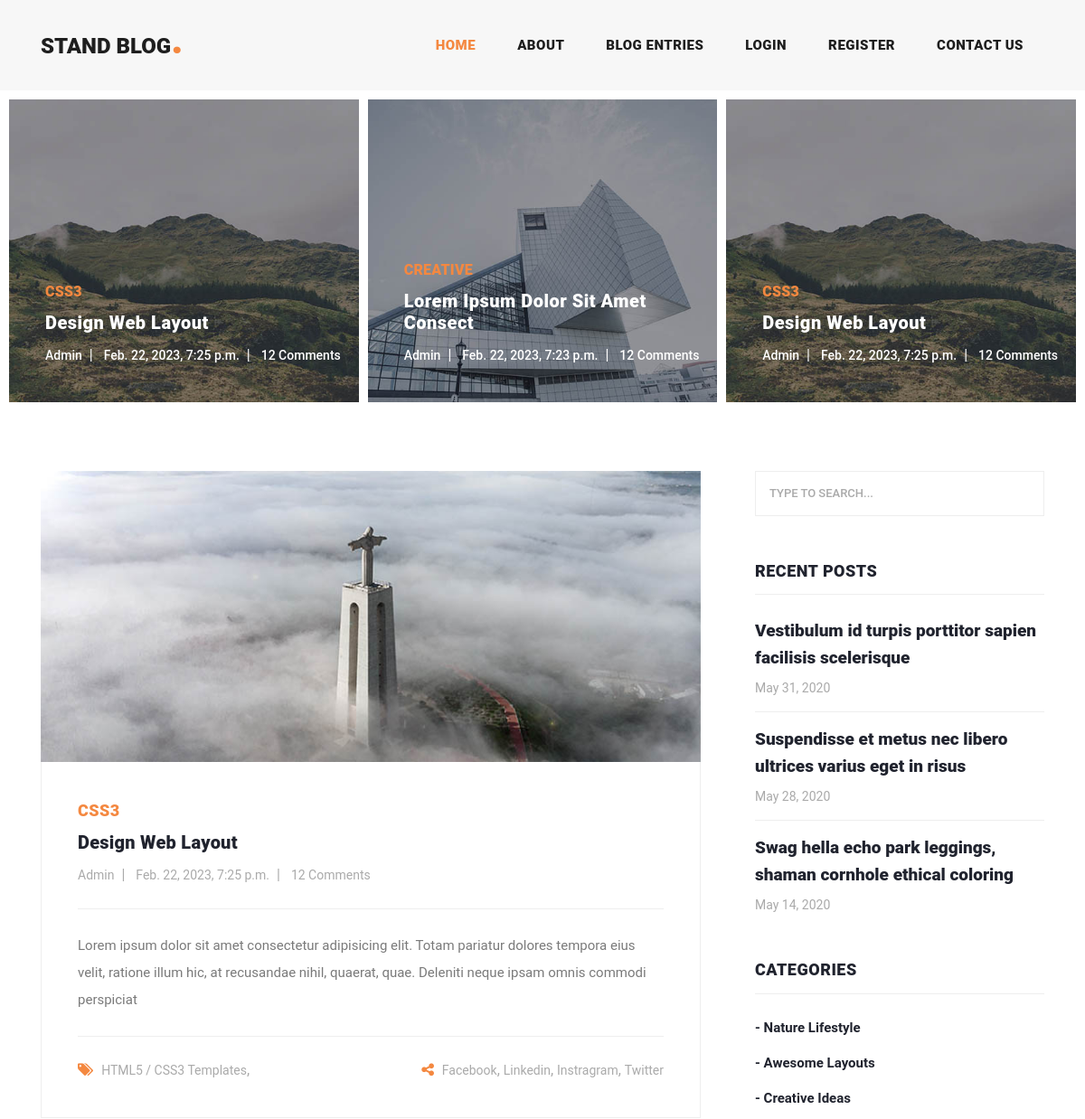
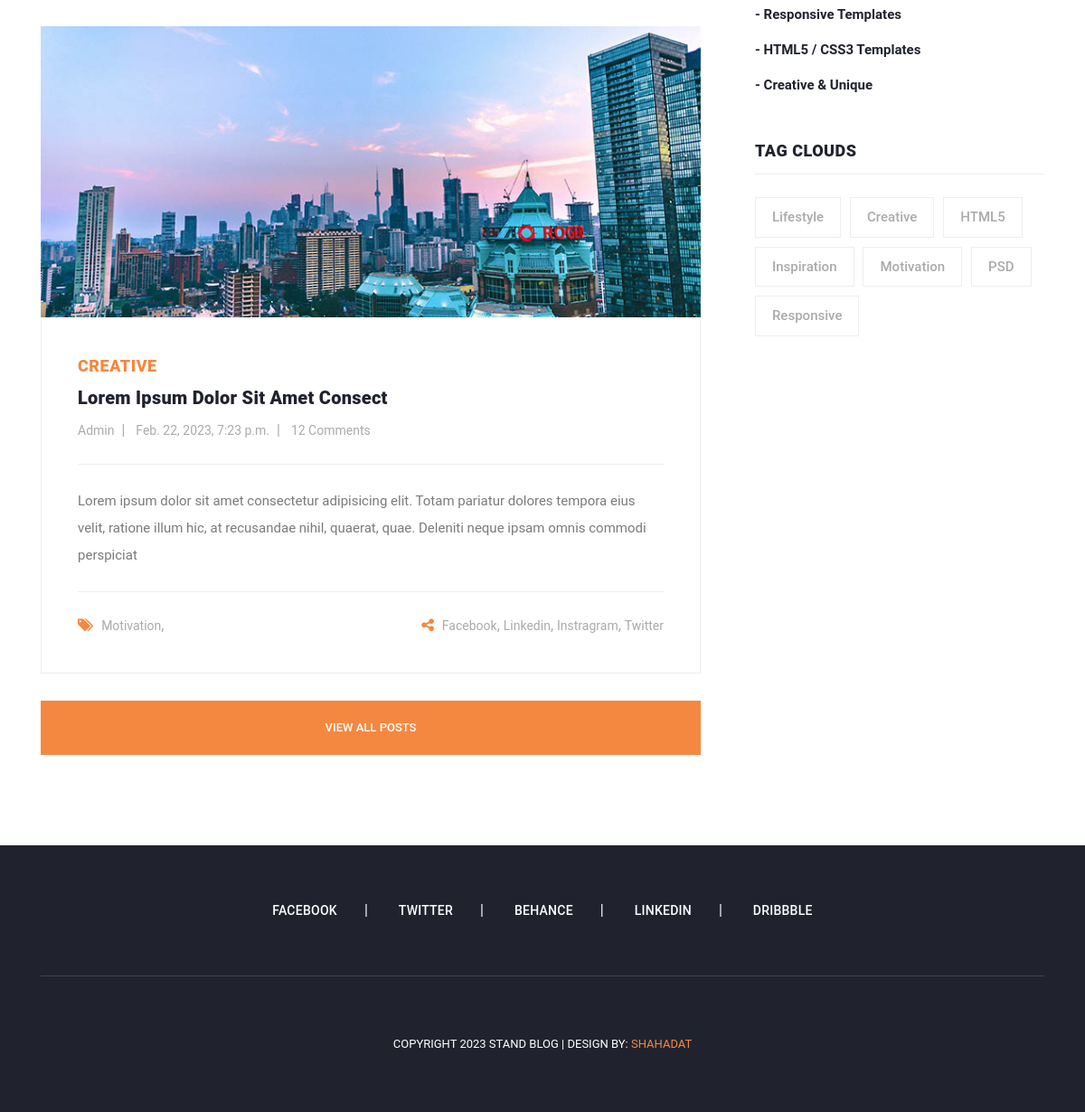
The page / on the database its author committed (2 pictures, top to bottom).
### blog/models.py (models this page shows, shortened)
class Post(models.Model):
    tag = models.CharField(max_length=200, unique=False)
    title = models.CharField(max_length=200, unique=True)
    category = models.CharField(max_length=200, unique=False)
    author = models.ForeignKey(User, on_delete=models.CASCADE, related_name='blog_posts')
    content = models.TextField()
    update_on = models.DateTimeField(auto_now=True)
    created_on = models.DateTimeField(auto_now=True)
    blog_photo = models.ImageField(upload_to='photos/%Y/%m/%d')
    banner_photo = models.ImageField(upload_to='photos/%Y/%m/%d')
    status = models.IntegerField(choices=STATUS, default=0)
    class Meta:
        ordering = ['-created_on']

### pages/views.py (the view)
# urls.py: path('', views.index, name='index'),
def index(request):
    post = Post.objects.order_by('-created_on').filter(status=1)[:2]
    context = {
        'post': post
    }
    return render(request, 'pages/index.html', context)

### templates/pages/index.html
{% extends 'base.html' %}
{% load static %}
{% block content %}
<div class="main-banner header-text">
  <div class="container-fluid">
    <div class="owl-banner owl-carousel">
     {% if post %}
      {% for post in post %}
      <div class="item">
        <img src="{{ post.banner_photo.url }} " alt=" ">
        <div class="item-content">
          <div class="main-content">
            <div class="meta-category">
              <span>{{ post.tag }}</span>
            </div>
            <a href="{% url 'Blog_Entries' %} "><h4>{{ post.title }}</h4></a>
            <ul class="post-info">
              <li><a href="#">{{ post.author }}</a></li>
              <li><a href="#">{{ post.created_on }}</a></li>
              <li><a href="#">12 Comments</a></li>
            </ul>
          </div>
        </div>
      </div>
       {% endfor %}
      {% endif %}
    </div>
  </div>
</div>
<section class="blog-posts">
  <div class="container">
    <div class="row">
      <div class="col-lg-8">
        <div class="all-blog-posts">
          <div class="row">
          {% if post %}
            {% for post in post %}
            <div class="col-lg-12">
              <div class="blog-post">
                <div class="blog-thumb">
                  <img src="{{ post.blog_photo.url }}" alt="">
                </div>
                <div class="down-content">
                  <span>{{ post.tag }}</span>
                  <a href="{% url 'Blog_Entries' %}"><h4>{{ post.title }}</h4></a>
                  <ul class="post-info">
                    <li><a href="#">{{ post.author }}</a></li>
                    <li><a href="#">{{ post.created_on }}</a></li>
                    <li><a href="#">12 Comments</a></li>
                  </ul>
                  <p>{{ post.content | slice:":200"}}</p>
                  <div class="post-options">
                    <div class="row">
                      <div class="col-6">
                        <ul class="post-tags">
                          <li><i class="fa fa-tags"></i></li>
                          <li><a href="#">{{ post.category }}</a>,</li>
                        </ul>
                      </div>
                      <div class="col-6">
                        <ul class="post-share">
                          <li><i class="fa fa-share-alt"></i></li>
                          <li><a href="#">Facebook</a>,</li>
                          <li><a href="#">Linkedin</a>,</li>
                          <li><a href="#">Instragram</a>,</li>
                          <li><a href="#">Twitter</a></li>
                        </ul>
                      </div>
                    </div>
                  </div>
                </div>
              </div>
            </div>
          {% endfor %}
            {% else %}
            <div class="col-lg-12">
              <h1>There is no block Entries</h1>
            </div>
            {% endif %}
            <div class="col-lg-12">
              <div class="main-button">
                <a href="{% url 'Blog_Entries' %}">View All Posts</a>
              </div>
            </div>
          </div>
        </div>
      </div>
     {% block sidebar %} {% include 'partials/_sidebar.html' %} {% endblock  %}
    </div>
  </div>
</section>
{% endblock  %}

### templates/base.html (shortened to what this page needs)
{% load static %}
<!DOCTYPE html>
<html>
    <head>
        <link rel="stylesheet" href="">
    <link href="{% static 'css/bootstrap.min.css' %}" rel="stylesheet">
    <link rel="stylesheet" href="{% static 'css/fontawesome.css' %}">
    <link rel="stylesheet" href="{% static 'css/templatemo-stand-blog.css' %}">
    <link rel="stylesheet" href="{% static 'css/owl.css' %}">
    </head>
    <body>
    {% include 'partials/_header.html' %}
    {% block content %} {% endblock content %}
    {% include 'partials/_footer.html' %}
    </body>
</html>

### templates/partials/_header.html (shortened to what this page needs)
{% load static %}
 <header class="">
    <nav class="navbar navbar-expand-lg">
      <div class="container">
        <a class="navbar-brand" href="{% url 'index'  %}"><h2>Stand Blog<em>.</em></h2></a>
        <div class="collapse navbar-collapse" id="navbarResponsive">
          <ul class="navbar-nav ml-auto">
             <li {% if '/' == request.path %}
                    class="nav-item active"
                  {% else %}
                    class="nav-item"
                  {% endif %}
              >
              <a class="nav-link" href="{% url 'index' %}">Home </a>
            </li>
            <li
            {% if 'about' in request.path %}
              class="nav-item active"
            {% else %}
              class="nav-item"
            {% endif %}
            >
              <a class="nav-link" href="{% url 'about' %}">About</a>
            </li>
            <li {% if 'Blog_Entries' in request.path %}
              class="nav-item active"
            {% else %}
              class="nav-item"
            {% endif %}
            >
              <a class="nav-link" href="{% url 'Blog_Entries' %}">Blog Entries</a>
                {% if user.is_authenticated %}
                  <li class="nav-item">
                    <a href="javascript:{document.getElementById('logout').submit()}" class="nav-link">
                      <i class="fas fa-sign-out-alt"></i> Logout
                    </a>
                    <form action="{% url 'logout' %}" method="POST" id="logout">
                      {% csrf_token %}
                      <input type="hidden">
                    </form>
                  </li>
                {% else %}
              <li {% if 'login' in request.path %}
                class="nav-item active"
                {% else %}
                class="nav-item"
                {% endif %}
                >
                <a class="nav-link" href="{% url 'login' %}">Login</a>
              </li>
            <li {% if 'register' in request.path %}
                   class="nav-item active"
                {% else %}
                  class="nav-item"
                  {% endif %}
                >
              <a class="nav-link" href="{% url 'register' %}"> Register</a>
            </li>
            {% endif %}
            <li {% if 'contact' in request.path %}
                    class="nav-item active"
                  {% else %}
                    class="nav-item"
                  {% endif %}
              >
              <a class="nav-link" href="{% url 'contact' %}">Contact Us</a>
            </li>
          </ul>
        </div>
      </div>
    </nav>
  </header>

### templates/partials/_sidebar.html
<div class="col-lg-4">
  <div class="sidebar">
    <div class="row">
      <div class="col-lg-12">
        <div class="sidebar-item search">
          <form id="search_form" name="gs" method="GET" action="#">
            <input type="text" name="q" class="searchText" placeholder="type to search..." autocomplete="on">
          </form>
        </div>
      </div>
      <div class="col-lg-12">
        <div class="sidebar-item recent-posts">
          <div class="sidebar-heading">
            <h2>Recent Posts</h2>
          </div>
          <div class="content">
            <ul>
              <li><a href=" ">
                <h5>Vestibulum id turpis porttitor sapien facilisis scelerisque</h5>
                <span>May 31, 2020</span>
              </a></li>
              <li><a href=" ">
                <h5>Suspendisse et metus nec libero ultrices varius eget in risus</h5>
                <span>May 28, 2020</span>
              </a></li>
              <li><a href=" ">
                <h5>Swag hella echo park leggings, shaman cornhole ethical coloring</h5>
                <span>May 14, 2020</span>
              </a></li>
            </ul>
          </div>
        </div>
      </div>
      <div class="col-lg-12">
        <div class="sidebar-item categories">
          <div class="sidebar-heading">
            <h2>Categories</h2>
          </div>
          <div class="content">
            <ul>
              <li><a href="#">- Nature Lifestyle</a></li>
              <li><a href="#">- Awesome Layouts</a></li>
              <li><a href="#">- Creative Ideas</a></li>
              <li><a href="#">- Responsive Templates</a></li>
              <li><a href="#">- HTML5 / CSS3 Templates</a></li>
              <li><a href="#">- Creative &amp; Unique</a></li>
            </ul>
          </div>
        </div>
      </div>
      <div class="col-lg-12">
        <div class="sidebar-item tags">
          <div class="sidebar-heading">
            <h2>Tag Clouds</h2>
          </div>
          <div class="content">
            <ul>
              <li><a href="#">Lifestyle</a></li>
              <li><a href="#">Creative</a></li>
              <li><a href="#">HTML5</a></li>
              <li><a href="#">Inspiration</a></li>
              <li><a href="#">Motivation</a></li>
              <li><a href="#">PSD</a></li>
              <li><a href="#">Responsive</a></li>
            </ul>
          </div>
        </div>
      </div>
    </div>
  </div>
</div>

### templates/partials/_footer.html
<footer>
    <div class="container">
      <div class="row">
        <div class="col-lg-12">
          <ul class="social-icons">
            <li><a href="#">Facebook</a></li>
            <li><a href="#">Twitter</a></li>
            <li><a href="#">Behance</a></li>
            <li><a href="#">Linkedin</a></li>
            <li><a href="#">Dribbble</a></li>
          </ul>
        </div>
        <div class="col-lg-12">
          <div class="copyright-text">
            <p>Copyright 2023 Stand Blog | Design By: <a rel="nofollow" href="{% url 'about' %}" target="_parent">SHAHADAT</a></p>
          </div>
        </div>
      </div>
    </div>
  </footer>

### rows shown on the page
Post: banner_photo (picture), tag "CSS3", title "Design Web Layout", author "Admin", created_on "Feb. 22, 2023, 7:25 p.m.", blog_photo (picture), content "Lorem ipsum dolor sit amet consectetur adipisicing elit. Totam pariatur dolores tempora eius velit, ratione illum hic, at recusandae nihil, quaerat, quae. Deleniti neque ipsam omnis commodi perspiciat", category "HTML5 / CSS3 Templates"
Post: banner_photo (picture), tag "CREATIVE", title "Lorem Ipsum Dolor Sit Amet Consect", author "Admin", created_on "Feb. 22, 2023, 7:23 p.m.", blog_photo (picture), content "Lorem ipsum dolor sit amet consectetur adipisicing elit. Totam pariatur dolores tempora eius velit, ratione illum hic, at recusandae nihil, quaerat, quae. Deleniti neque ipsam omnis commodi perspiciat", category "Motivation"
